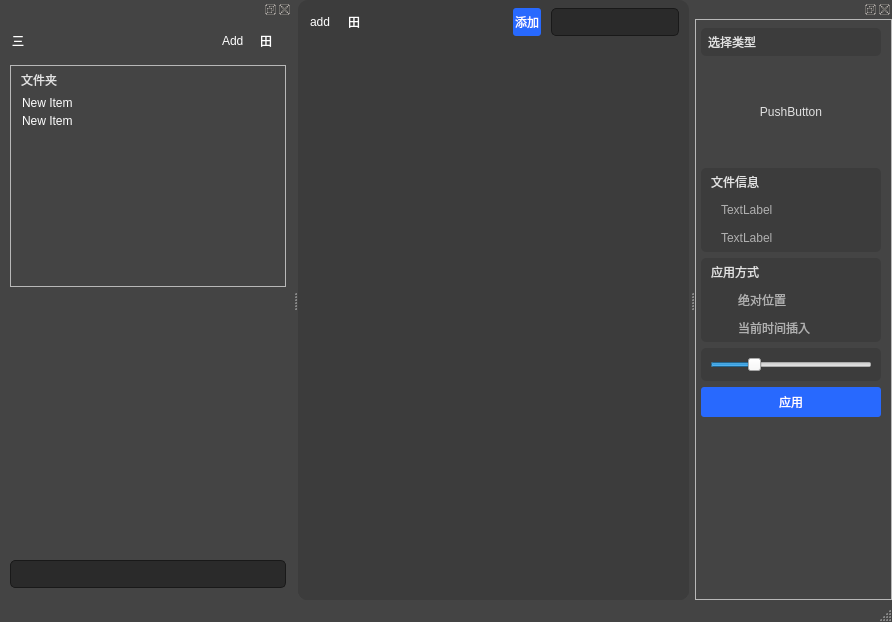
<?xml version="1.0" encoding="UTF-8"?>
<ui version="4.0">
 <class>MainWindow</class>
 <widget class="QMainWindow" name="MainWindow">
  <property name="geometry">
   <rect>
    <x>0</x>
    <y>0</y>
    <width>892</width>
    <height>622</height>
   </rect>
  </property>
  <property name="sizePolicy">
   <sizepolicy hsizetype="MinimumExpanding" vsizetype="MinimumExpanding">
    <horstretch>0</horstretch>
    <verstretch>0</verstretch>
   </sizepolicy>
  </property>
  <property name="windowTitle">
   <string>MainWindow</string>
  </property>
  <property name="styleSheet">
   <string notr="true">QMainWindow
{
background-color:rgb(68, 68, 68);
}    
</string>
  </property>
  <property name="dockNestingEnabled">
   <bool>true</bool>
  </property>
  <widget class="QWidget" name="centralwidget">
   <property name="sizePolicy">
    <sizepolicy hsizetype="MinimumExpanding" vsizetype="MinimumExpanding">
     <horstretch>0</horstretch>
     <verstretch>0</verstretch>
    </sizepolicy>
   </property>
   <layout class="QHBoxLayout" name="horizontalLayout_6" stretch="0">
    <property name="spacing">
     <number>0</number>
    </property>
    <property name="leftMargin">
     <number>0</number>
    </property>
    <property name="topMargin">
     <number>0</number>
    </property>
    <property name="rightMargin">
     <number>0</number>
    </property>
    <property name="bottomMargin">
     <number>0</number>
    </property>
    <item>
     <widget class="QFrame" name="library_frame">
      <property name="styleSheet">
       <string notr="true">QFrame{
background-color:rgb(60, 60, 60);
    border-radius: 10px;
}</string>
      </property>
      <property name="frameShape">
       <enum>QFrame::StyledPanel</enum>
      </property>
      <property name="frameShadow">
       <enum>QFrame::Raised</enum>
      </property>
      <layout class="QVBoxLayout" name="verticalLayout_11">
       <property name="spacing">
        <number>0</number>
       </property>
       <property name="leftMargin">
        <number>0</number>
       </property>
       <property name="topMargin">
        <number>8</number>
       </property>
       <property name="rightMargin">
        <number>0</number>
       </property>
       <property name="bottomMargin">
        <number>0</number>
       </property>
       <item>
        <layout class="QHBoxLayout" name="horizontalLayout_3">
         <property name="spacing">
          <number>0</number>
         </property>
         <property name="leftMargin">
          <number>0</number>
         </property>
         <property name="topMargin">
          <number>0</number>
         </property>
         <property name="rightMargin">
          <number>0</number>
         </property>
         <property name="bottomMargin">
          <number>0</number>
         </property>
        </layout>
       </item>
       <item>
        <layout class="QHBoxLayout" name="horizontalLayout_2" stretch="0">
         <property name="spacing">
          <number>0</number>
         </property>
         <item>
          <widget class="QFrame" name="UI_Library_frame">
           <property name="styleSheet">
            <string notr="true"/>
           </property>
           <property name="frameShape">
            <enum>QFrame::StyledPanel</enum>
           </property>
           <property name="frameShadow">
            <enum>QFrame::Raised</enum>
           </property>
           <layout class="QVBoxLayout" name="verticalLayout_6">
            <property name="spacing">
             <number>0</number>
            </property>
            <property name="leftMargin">
             <number>0</number>
            </property>
            <property name="topMargin">
             <number>0</number>
            </property>
            <property name="rightMargin">
             <number>0</number>
            </property>
            <property name="bottomMargin">
             <number>0</number>
            </property>
            <item>
             <layout class="QHBoxLayout" name="horizontalLayout_4">
              <property name="spacing">
               <number>10</number>
              </property>
              <property name="leftMargin">
               <number>10</number>
              </property>
              <property name="topMargin">
               <number>0</number>
              </property>
              <property name="rightMargin">
               <number>10</number>
              </property>
              <property name="bottomMargin">
               <number>0</number>
              </property>
              <item>
               <widget class="QPushButton" name="pushButton">
                <property name="minimumSize">
                 <size>
                  <width>28</width>
                  <height>28</height>
                 </size>
                </property>
                <property name="styleSheet">
                 <string notr="true">QPushButton {
    background-color:transparent;
	color: rgb(255, 255, 255);
    border-width: 0px;
    border-radius: 3px;
    border-color: beige;
    padding: 2px;
	text-align:left
}
QPushButton:hover {
    background-color: rgb(150, 150, 150);
}
QPushButton:pressed {
    background-color:  rgb(210, 210, 210);
    border-style: inset;
}</string>
                </property>
                <property name="text">
                 <string>add</string>
                </property>
               </widget>
              </item>
              <item>
               <widget class="QPushButton" name="pushButton_3">
                <property name="minimumSize">
                 <size>
                  <width>28</width>
                  <height>28</height>
                 </size>
                </property>
                <property name="styleSheet">
                 <string notr="true">QPushButton {
    background-color:transparent;
	color: rgb(255, 255, 255);
    border-width: 0px;
    border-radius: 3px;
    border-color: beige;
    padding: 2px;
	text-align:left
}
QPushButton:hover {
    background-color: rgb(150, 150, 150);
}
QPushButton:pressed {
    background-color:  rgb(210, 210, 210);
    border-style: inset;
}</string>
                </property>
                <property name="text">
                 <string>田</string>
                </property>
               </widget>
              </item>
              <item>
               <spacer name="horizontalSpacer_2">
                <property name="orientation">
                 <enum>Qt::Horizontal</enum>
                </property>
                <property name="sizeHint" stdset="0">
                 <size>
                  <width>5</width>
                  <height>5</height>
                 </size>
                </property>
               </spacer>
              </item>
              <item>
               <widget class="QPushButton" name="pushButton_5">
                <property name="minimumSize">
                 <size>
                  <width>28</width>
                  <height>28</height>
                 </size>
                </property>
                <property name="styleSheet">
                 <string notr="true">QPushButton {
    background-color:rgb(40, 105, 254);
	color: rgb(255, 255, 255);
    border-width: 0px;
    border-radius: 3px;
    border-color: beige;
    padding: 2px;

}
QPushButton:hover {
    background-color:rgb(14, 59, 229);
}
QPushButton:pressed {
    background-color: rgb(1, 33, 154);
    border-style: inset;
}

</string>
                </property>
                <property name="text">
                 <string>添加</string>
                </property>
               </widget>
              </item>
              <item>
               <widget class="QLineEdit" name="lineEdit">
                <property name="minimumSize">
                 <size>
                  <width>28</width>
                  <height>28</height>
                 </size>
                </property>
                <property name="autoFillBackground">
                 <bool>false</bool>
                </property>
                <property name="styleSheet">
                 <string notr="true">QLineEdit{
background-color:rgb(42, 42, 42);
color:rgb(255, 255, 255);
border-radius: 5px; 
border: 1px solid rgb(25, 25, 25);
padding: 2px;
}
</string>
                </property>
                <property name="inputMethodHints">
                 <set>Qt::ImhNone</set>
                </property>
                <property name="text">
                 <string/>
                </property>
               </widget>
              </item>
             </layout>
            </item>
            <item>
             <widget class="QFrame" name="frame_2">
              <property name="frameShape">
               <enum>QFrame::StyledPanel</enum>
              </property>
              <property name="frameShadow">
               <enum>QFrame::Raised</enum>
              </property>
              <layout class="QVBoxLayout" name="verticalLayout_10" stretch="0">
               <property name="spacing">
                <number>0</number>
               </property>
               <property name="leftMargin">
                <number>0</number>
               </property>
               <property name="topMargin">
                <number>0</number>
               </property>
               <property name="rightMargin">
                <number>0</number>
               </property>
               <property name="bottomMargin">
                <number>0</number>
               </property>
               <item>
                <widget class="QTableWidget" name="tableWidget">
                 <property name="styleSheet">
                  <string notr="true">QTableWidget
{
background-color: transparent;
color:rgb(255, 255, 255);
border: 0px solid rgb(17, 17, 17);
}    
QTableWidget::item {
    background-color:transparent;
	color: rgb(255, 255, 255);
    border-width: 0px;
    border-radius: 3px;
    border-color: beige;
    padding: 2px;
	text-align:left
}
QTableWidget::item:hover {
    background-color: rgb(150, 150, 150);
}
QTableWidget::item:pressed {
    background-color:  rgb(210, 210, 210);

}

</string>
                 </property>
                 <property name="horizontalScrollBarPolicy">
                  <enum>Qt::ScrollBarAlwaysOff</enum>
                 </property>
                 <property name="editTriggers">
                  <set>QAbstractItemView::AnyKeyPressed|QAbstractItemView::EditKeyPressed|QAbstractItemView::SelectedClicked</set>
                 </property>
                 <property name="iconSize">
                  <size>
                   <width>0</width>
                   <height>0</height>
                  </size>
                 </property>
                 <property name="showGrid">
                  <bool>false</bool>
                 </property>
                 <property name="gridStyle">
                  <enum>Qt::SolidLine</enum>
                 </property>
                 <property name="wordWrap">
                  <bool>true</bool>
                 </property>
                 <property name="cornerButtonEnabled">
                  <bool>true</bool>
                 </property>
                 <attribute name="horizontalHeaderVisible">
                  <bool>false</bool>
                 </attribute>
                 <attribute name="horizontalHeaderHighlightSections">
                  <bool>true</bool>
                 </attribute>
                 <attribute name="verticalHeaderVisible">
                  <bool>false</bool>
                 </attribute>
                 <attribute name="verticalHeaderHighlightSections">
                  <bool>true</bool>
                 </attribute>
                 <row>
                  <property name="text">
                   <string>New Row</string>
                  </property>
                 </row>
                 <row>
                  <property name="text">
                   <string>New Row</string>
                  </property>
                 </row>
                 <row>
                  <property name="text">
                   <string>New Row</string>
                  </property>
                 </row>
                 <column>
                  <property name="text">
                   <string>New Column</string>
                  </property>
                 </column>
                 <column>
                  <property name="text">
                   <string>New Column</string>
                  </property>
                 </column>
                 <column>
                  <property name="text">
                   <string>New Column</string>
                  </property>
                 </column>
                </widget>
               </item>
              </layout>
             </widget>
            </item>
           </layout>
          </widget>
         </item>
        </layout>
       </item>
       <item>
        <layout class="QHBoxLayout" name="horizontalLayout">
         <property name="spacing">
          <number>0</number>
         </property>
         <property name="leftMargin">
          <number>0</number>
         </property>
         <property name="topMargin">
          <number>0</number>
         </property>
         <property name="rightMargin">
          <number>0</number>
         </property>
         <property name="bottomMargin">
          <number>0</number>
         </property>
        </layout>
       </item>
      </layout>
     </widget>
    </item>
   </layout>
  </widget>
  <widget class="QStatusBar" name="statusbar">
   <property name="styleSheet">
    <string notr="true">QStatusBar {min-height: -10; background-color: transparent; }</string>
   </property>
   <property name="inputMethodHints">
    <set>Qt::ImhNone</set>
   </property>
   <property name="sizeGripEnabled">
    <bool>true</bool>
   </property>
  </widget>
  <widget class="QDockWidget" name="dockWidget">
   <property name="enabled">
    <bool>true</bool>
   </property>
   <property name="sizePolicy">
    <sizepolicy hsizetype="Ignored" vsizetype="Ignored">
     <horstretch>0</horstretch>
     <verstretch>0</verstretch>
    </sizepolicy>
   </property>
   <property name="minimumSize">
    <size>
     <width>292</width>
     <height>386</height>
    </size>
   </property>
   <property name="floating">
    <bool>false</bool>
   </property>
   <property name="features">
    <set>QDockWidget::AllDockWidgetFeatures</set>
   </property>
   <property name="allowedAreas">
    <set>Qt::NoDockWidgetArea</set>
   </property>
   <property name="windowTitle">
    <string/>
   </property>
   <attribute name="dockWidgetArea">
    <number>1</number>
   </attribute>
   <widget class="QWidget" name="dockWidgetContents">
    <property name="sizePolicy">
     <sizepolicy hsizetype="Expanding" vsizetype="Expanding">
      <horstretch>0</horstretch>
      <verstretch>0</verstretch>
     </sizepolicy>
    </property>
    <layout class="QVBoxLayout" name="verticalLayout_5">
     <property name="spacing">
      <number>0</number>
     </property>
     <property name="leftMargin">
      <number>0</number>
     </property>
     <property name="topMargin">
      <number>0</number>
     </property>
     <property name="rightMargin">
      <number>0</number>
     </property>
     <property name="bottomMargin">
      <number>0</number>
     </property>
     <item>
      <widget class="QFrame" name="frame">
       <property name="sizePolicy">
        <sizepolicy hsizetype="Expanding" vsizetype="Expanding">
         <horstretch>0</horstretch>
         <verstretch>0</verstretch>
        </sizepolicy>
       </property>
       <layout class="QVBoxLayout" name="verticalLayout" stretch="0,0,0,0,0">
        <property name="spacing">
         <number>10</number>
        </property>
        <property name="leftMargin">
         <number>10</number>
        </property>
        <property name="topMargin">
         <number>8</number>
        </property>
        <property name="rightMargin">
         <number>6</number>
        </property>
        <property name="bottomMargin">
         <number>8</number>
        </property>
        <item>
         <layout class="QHBoxLayout" name="horizontalLayout_10">
          <property name="spacing">
           <number>10</number>
          </property>
          <property name="leftMargin">
           <number>0</number>
          </property>
          <property name="rightMargin">
           <number>0</number>
          </property>
          <item>
           <widget class="QPushButton" name="Btn_Menu">
            <property name="minimumSize">
             <size>
              <width>28</width>
              <height>28</height>
             </size>
            </property>
            <property name="styleSheet">
             <string notr="true">QPushButton {
    background-color:transparent;
	color: rgb(255, 255, 255);
    border-width: 0px;
    border-radius: 3px;
    border-color: beige;
    padding: 2px;
	text-align:left
}
QPushButton:hover {
    background-color: rgb(150, 150, 150);
}
QPushButton:pressed {
    background-color:  rgb(210, 210, 210);
    border-style: inset;
}</string>
            </property>
            <property name="text">
             <string>三</string>
            </property>
           </widget>
          </item>
          <item>
           <spacer name="horizontalSpacer_6">
            <property name="orientation">
             <enum>Qt::Horizontal</enum>
            </property>
            <property name="sizeHint" stdset="0">
             <size>
              <width>0</width>
              <height>0</height>
             </size>
            </property>
           </spacer>
          </item>
          <item>
           <widget class="QPushButton" name="Btn_Add">
            <property name="minimumSize">
             <size>
              <width>28</width>
              <height>28</height>
             </size>
            </property>
            <property name="styleSheet">
             <string notr="true">QPushButton {
    background-color:transparent;
	color: rgb(255, 255, 255);
    border-width: 0px;
    border-radius: 3px;
    border-color: beige;
    padding: 2px;
	text-align:left
}
QPushButton:hover {
    background-color: rgb(150, 150, 150);
}
QPushButton:pressed {
    background-color:  rgb(210, 210, 210);
    border-style: inset;
}</string>
            </property>
            <property name="text">
             <string>Add</string>
            </property>
           </widget>
          </item>
          <item>
           <widget class="QPushButton" name="Btn_Expand">
            <property name="minimumSize">
             <size>
              <width>28</width>
              <height>28</height>
             </size>
            </property>
            <property name="styleSheet">
             <string notr="true">QPushButton {
    background-color:transparent;
	color: rgb(255, 255, 255);
    border-width: 0px;
    border-radius: 3px;
    border-color: beige;
    padding: 2px;
	text-align:left
}
QPushButton:hover {
    background-color: rgb(150, 150, 150);
}
QPushButton:pressed {
    background-color:  rgb(210, 210, 210);
    border-style: inset;
}</string>
            </property>
            <property name="text">
             <string>田</string>
            </property>
           </widget>
          </item>
         </layout>
        </item>
        <item>
         <widget class="QFrame" name="frame_8">
          <property name="styleSheet">
           <string notr="true"/>
          </property>
          <property name="frameShape">
           <enum>QFrame::StyledPanel</enum>
          </property>
          <property name="frameShadow">
           <enum>QFrame::Raised</enum>
          </property>
          <layout class="QVBoxLayout" name="verticalLayout_15">
           <property name="spacing">
            <number>0</number>
           </property>
           <property name="leftMargin">
            <number>0</number>
           </property>
           <property name="topMargin">
            <number>0</number>
           </property>
           <property name="rightMargin">
            <number>0</number>
           </property>
           <property name="bottomMargin">
            <number>0</number>
           </property>
           <item>
            <layout class="QHBoxLayout" name="horizontalLayout_12">
             <property name="leftMargin">
              <number>5</number>
             </property>
             <item>
              <widget class="QLabel" name="Lbl_Folder">
               <property name="minimumSize">
                <size>
                 <width>28</width>
                 <height>28</height>
                </size>
               </property>
               <property name="styleSheet">
                <string notr="true">QLabel{
    background-color:transparent;
	color:rgb(225, 225, 225);
    border-width: 0px;
    border-radius: 3px;
    border-color: beige;
    padding: 2px;
	text-align:left
}
</string>
               </property>
               <property name="text">
                <string>文件夹</string>
               </property>
              </widget>
             </item>
            </layout>
           </item>
           <item>
            <widget class="QTreeWidget" name="treeWidget_2">
             <property name="sizePolicy">
              <sizepolicy hsizetype="Minimum" vsizetype="Minimum">
               <horstretch>0</horstretch>
               <verstretch>0</verstretch>
              </sizepolicy>
             </property>
             <property name="styleSheet">
              <string notr="true">QTreeWidget
{
background-color: transparent;
color:rgb(255, 255, 255);
border: 0px solid rgb(17, 17, 17);
}    
QTreeWidget::item {
    background-color:transparent;
	color: rgb(255, 255, 255);
    border-width: 0px;
    border-radius: 3px;
    border-color: beige;
    padding: 2px;
	text-align:left
}
QTreeWidget::item:hover {
    background-color: rgb(52, 95, 251);
}
QTreeWidget::item:pressed {
    background-color: rgb(10, 50, 205);
    border-style: inset;
}

</string>
             </property>
             <property name="horizontalScrollBarPolicy">
              <enum>Qt::ScrollBarAlwaysOff</enum>
             </property>
             <property name="indentation">
              <number>6</number>
             </property>
             <property name="headerHidden">
              <bool>true</bool>
             </property>
             <column>
              <property name="text">
               <string>New Column</string>
              </property>
             </column>
             <item>
              <property name="text">
               <string>New Item</string>
              </property>
             </item>
             <item>
              <property name="text">
               <string>New Item</string>
              </property>
             </item>
            </widget>
           </item>
          </layout>
         </widget>
        </item>
        <item>
         <spacer name="verticalSpacer">
          <property name="orientation">
           <enum>Qt::Vertical</enum>
          </property>
          <property name="sizeType">
           <enum>QSizePolicy::Expanding</enum>
          </property>
          <property name="sizeHint" stdset="0">
           <size>
            <width>120</width>
            <height>0</height>
           </size>
          </property>
         </spacer>
        </item>
        <item>
         <layout class="QVBoxLayout" name="verticalLayout_3">
          <property name="spacing">
           <number>0</number>
          </property>
          <property name="leftMargin">
           <number>0</number>
          </property>
          <property name="rightMargin">
           <number>0</number>
          </property>
          <item>
           <widget class="QLineEdit" name="lineEdit_Search">
            <property name="minimumSize">
             <size>
              <width>28</width>
              <height>28</height>
             </size>
            </property>
            <property name="styleSheet">
             <string notr="true">QLineEdit{
background-color:rgb(42, 42, 42);
color:rgb(255, 255, 255);
border-radius: 5px; 
border: 1px solid rgb(25, 25, 25);
padding: 2px;
}
</string>
            </property>
           </widget>
          </item>
         </layout>
        </item>
        <item>
         <spacer name="horizontalSpacer_7">
          <property name="orientation">
           <enum>Qt::Horizontal</enum>
          </property>
          <property name="sizeHint" stdset="0">
           <size>
            <width>257</width>
            <height>4</height>
           </size>
          </property>
         </spacer>
        </item>
       </layout>
      </widget>
     </item>
    </layout>
   </widget>
  </widget>
  <widget class="QDockWidget" name="dockWidget_2">
   <attribute name="dockWidgetArea">
    <number>2</number>
   </attribute>
   <widget class="QWidget" name="dockWidgetContents_2">
    <layout class="QVBoxLayout" name="verticalLayout_7">
     <property name="spacing">
      <number>0</number>
     </property>
     <property name="leftMargin">
      <number>0</number>
     </property>
     <property name="topMargin">
      <number>0</number>
     </property>
     <property name="rightMargin">
      <number>0</number>
     </property>
     <property name="bottomMargin">
      <number>0</number>
     </property>
     <item>
      <widget class="QFrame" name="frame_3">
       <property name="frameShape">
        <enum>QFrame::StyledPanel</enum>
       </property>
       <property name="frameShadow">
        <enum>QFrame::Raised</enum>
       </property>
       <layout class="QVBoxLayout" name="verticalLayout_8">
        <property name="spacing">
         <number>6</number>
        </property>
        <property name="leftMargin">
         <number>5</number>
        </property>
        <property name="topMargin">
         <number>8</number>
        </property>
        <property name="rightMargin">
         <number>10</number>
        </property>
        <property name="bottomMargin">
         <number>8</number>
        </property>
        <item>
         <layout class="QVBoxLayout" name="verticalLayout_19">
          <property name="spacing">
           <number>0</number>
          </property>
          <property name="bottomMargin">
           <number>0</number>
          </property>
         </layout>
        </item>
        <item>
         <widget class="QFrame" name="frame_7">
          <property name="styleSheet">
           <string notr="true">QFrame{
background-color:rgb(60, 60, 60);
    border-radius: 5px;
}</string>
          </property>
          <property name="frameShape">
           <enum>QFrame::StyledPanel</enum>
          </property>
          <property name="frameShadow">
           <enum>QFrame::Raised</enum>
          </property>
          <layout class="QHBoxLayout" name="horizontalLayout_7">
           <property name="spacing">
            <number>0</number>
           </property>
           <property name="leftMargin">
            <number>5</number>
           </property>
           <property name="topMargin">
            <number>0</number>
           </property>
           <property name="rightMargin">
            <number>0</number>
           </property>
           <property name="bottomMargin">
            <number>0</number>
           </property>
           <item>
            <widget class="QPushButton" name="pushButton_2">
             <property name="enabled">
              <bool>false</bool>
             </property>
             <property name="minimumSize">
              <size>
               <width>28</width>
               <height>28</height>
              </size>
             </property>
             <property name="styleSheet">
              <string notr="true">QPushButton {
    background-color:transparent;
	color: rgb(225, 225, 225);
    border-style: outset;
    border-width: 0px;
    border-radius: 3px;
    border-color: beige;
    padding: 2px;
	text-align:left
}
QPushButton:hover {
    background-color: rgb(150, 150, 150);
}
QPushButton:pressed {
    background-color:  rgb(210, 210, 210);
    border-style: inset;
}

</string>
             </property>
             <property name="text">
              <string>选择类型</string>
             </property>
            </widget>
           </item>
          </layout>
         </widget>
        </item>
        <item>
         <layout class="QVBoxLayout" name="verticalLayout_20">
          <property name="leftMargin">
           <number>0</number>
          </property>
          <property name="topMargin">
           <number>0</number>
          </property>
          <property name="rightMargin">
           <number>0</number>
          </property>
          <property name="bottomMargin">
           <number>0</number>
          </property>
          <item>
           <widget class="QPushButton" name="pushButton_4">
            <property name="minimumSize">
             <size>
              <width>100</width>
              <height>100</height>
             </size>
            </property>
            <property name="styleSheet">
             <string notr="true">QPushButton {
    background-color:argb(10, 10, 10,40);
	color: rgb(225, 225, 225);
    border-width: 0px;
    border-radius: 3px;
    border-color: beige;
    padding: 2px;

}
QPushButton:hover {
    background-color:argb(10, 10, 10,40);
}
QPushButton:pressed {
    background-color: argb(10, 10, 10,40);
    border-style: inset;
}
</string>
            </property>
            <property name="text">
             <string>PushButton</string>
            </property>
           </widget>
          </item>
         </layout>
        </item>
        <item>
         <widget class="QFrame" name="frame_4">
          <property name="styleSheet">
           <string notr="true">QFrame{
background-color:rgb(60, 60, 60);
    border-radius: 5px;
}</string>
          </property>
          <property name="frameShape">
           <enum>QFrame::StyledPanel</enum>
          </property>
          <property name="frameShadow">
           <enum>QFrame::Raised</enum>
          </property>
          <layout class="QVBoxLayout" name="verticalLayout_2">
           <property name="spacing">
            <number>0</number>
           </property>
           <property name="leftMargin">
            <number>0</number>
           </property>
           <property name="topMargin">
            <number>0</number>
           </property>
           <property name="rightMargin">
            <number>0</number>
           </property>
           <property name="bottomMargin">
            <number>0</number>
           </property>
           <item>
            <layout class="QHBoxLayout" name="horizontalLayout_8">
             <property name="spacing">
              <number>0</number>
             </property>
             <property name="leftMargin">
              <number>5</number>
             </property>
             <property name="topMargin">
              <number>0</number>
             </property>
             <item>
              <widget class="QLabel" name="label">
               <property name="minimumSize">
                <size>
                 <width>28</width>
                 <height>28</height>
                </size>
               </property>
               <property name="styleSheet">
                <string notr="true">QLabel{
    background-color:transparent;
	color:rgb(225, 225, 225);
    border-width: 0px;
    border-radius: 3px;
    border-color: beige;
    padding: 2px;
	text-align:left
}
</string>
               </property>
               <property name="text">
                <string>文件信息</string>
               </property>
              </widget>
             </item>
            </layout>
           </item>
           <item>
            <layout class="QVBoxLayout" name="verticalLayout_9">
             <property name="spacing">
              <number>0</number>
             </property>
             <property name="leftMargin">
              <number>15</number>
             </property>
             <item>
              <widget class="QLabel" name="label_3">
               <property name="minimumSize">
                <size>
                 <width>28</width>
                 <height>28</height>
                </size>
               </property>
               <property name="styleSheet">
                <string notr="true">QLabel{
    background-color:transparent;
	color:rgb(176, 176, 176);

    border-width: 0px;
    border-radius: 3px;
    border-color: beige;
    padding: 2px;
	text-align:left
}
</string>
               </property>
               <property name="text">
                <string>TextLabel</string>
               </property>
              </widget>
             </item>
             <item>
              <widget class="QLabel" name="label_4">
               <property name="minimumSize">
                <size>
                 <width>28</width>
                 <height>28</height>
                </size>
               </property>
               <property name="styleSheet">
                <string notr="true">QLabel{
    background-color:transparent;
	color:rgb(176, 176, 176);

    border-width: 0px;
    border-radius: 3px;
    border-color: beige;
    padding: 2px;
	text-align:left
}
</string>
               </property>
               <property name="text">
                <string>TextLabel</string>
               </property>
              </widget>
             </item>
            </layout>
           </item>
          </layout>
         </widget>
        </item>
        <item>
         <widget class="QFrame" name="frame_5">
          <property name="styleSheet">
           <string notr="true">QFrame{
background-color:rgb(60, 60, 60);
    border-radius: 5px;
}</string>
          </property>
          <property name="frameShape">
           <enum>QFrame::StyledPanel</enum>
          </property>
          <property name="frameShadow">
           <enum>QFrame::Raised</enum>
          </property>
          <layout class="QVBoxLayout" name="verticalLayout_12">
           <property name="spacing">
            <number>0</number>
           </property>
           <property name="leftMargin">
            <number>0</number>
           </property>
           <property name="topMargin">
            <number>0</number>
           </property>
           <property name="rightMargin">
            <number>0</number>
           </property>
           <property name="bottomMargin">
            <number>0</number>
           </property>
           <item>
            <layout class="QHBoxLayout" name="horizontalLayout_5">
             <property name="leftMargin">
              <number>5</number>
             </property>
             <item>
              <widget class="QLabel" name="label_2">
               <property name="minimumSize">
                <size>
                 <width>28</width>
                 <height>28</height>
                </size>
               </property>
               <property name="styleSheet">
                <string notr="true">QLabel{
    background-color:transparent;
	color:rgb(225, 225, 225);
    border-width: 0px;
    border-radius: 3px;
    border-color: beige;
    padding: 2px;
	text-align:left
}
</string>
               </property>
               <property name="text">
                <string>应用方式</string>
               </property>
              </widget>
             </item>
            </layout>
           </item>
           <item>
            <layout class="QVBoxLayout" name="verticalLayout_13">
             <property name="leftMargin">
              <number>15</number>
             </property>
             <item>
              <widget class="QCheckBox" name="checkBox_3">
               <property name="minimumSize">
                <size>
                 <width>28</width>
                 <height>28</height>
                </size>
               </property>
               <property name="styleSheet">
                <string notr="true">QCheckBox{
    background-color:transparent;
	color:rgb(176, 176, 176);
    border-width: 0px;
    border-radius: 3px;
    border-color: beige;
    padding: 2px;
	text-align:left
}
</string>
               </property>
               <property name="text">
                <string>绝对位置</string>
               </property>
              </widget>
             </item>
             <item>
              <widget class="QCheckBox" name="checkBox_4">
               <property name="minimumSize">
                <size>
                 <width>28</width>
                 <height>28</height>
                </size>
               </property>
               <property name="styleSheet">
                <string notr="true">QCheckBox{
    background-color:transparent;
	color:rgb(176, 176, 176);

    border-width: 0px;
    border-radius: 3px;
    border-color: beige;
    padding: 2px;
	text-align:left
}
</string>
               </property>
               <property name="text">
                <string>当前时间插入</string>
               </property>
              </widget>
             </item>
            </layout>
           </item>
          </layout>
         </widget>
        </item>
        <item>
         <widget class="QFrame" name="frame_6">
          <property name="styleSheet">
           <string notr="true">QFrame{
background-color:rgb(60, 60, 60);
    border-radius: 5px;
}</string>
          </property>
          <property name="frameShape">
           <enum>QFrame::StyledPanel</enum>
          </property>
          <property name="frameShadow">
           <enum>QFrame::Raised</enum>
          </property>
          <layout class="QVBoxLayout" name="verticalLayout_14">
           <item>
            <widget class="QSlider" name="horizontalSlider_2">
             <property name="minimum">
              <number>-50</number>
             </property>
             <property name="maximum">
              <number>150</number>
             </property>
             <property name="orientation">
              <enum>Qt::Horizontal</enum>
             </property>
            </widget>
           </item>
          </layout>
         </widget>
        </item>
        <item>
         <layout class="QVBoxLayout" name="verticalLayout_23">
          <property name="spacing">
           <number>6</number>
          </property>
          <property name="leftMargin">
           <number>0</number>
          </property>
          <property name="topMargin">
           <number>0</number>
          </property>
          <property name="rightMargin">
           <number>0</number>
          </property>
          <property name="bottomMargin">
           <number>0</number>
          </property>
          <item>
           <widget class="QPushButton" name="pushButton_7">
            <property name="minimumSize">
             <size>
              <width>30</width>
              <height>30</height>
             </size>
            </property>
            <property name="styleSheet">
             <string notr="true">QPushButton {
    background-color:rgb(40, 105, 254);
	color: rgb(255, 255, 255);
    border-width: 0px;
    border-radius: 3px;
    border-color: beige;
    padding: 2px;

}
QPushButton:hover {
    background-color:rgb(14, 59, 229);
}
QPushButton:pressed {
    background-color: rgb(1, 33, 154);
    border-style: inset;
}

</string>
            </property>
            <property name="text">
             <string>应用</string>
            </property>
           </widget>
          </item>
         </layout>
        </item>
        <item>
         <spacer name="verticalSpacer_3">
          <property name="orientation">
           <enum>Qt::Vertical</enum>
          </property>
          <property name="sizeHint" stdset="0">
           <size>
            <width>180</width>
            <height>0</height>
           </size>
          </property>
         </spacer>
        </item>
       </layout>
      </widget>
     </item>
    </layout>
   </widget>
  </widget>
 </widget>
 <resources/>
 <connections/>
</ui>
